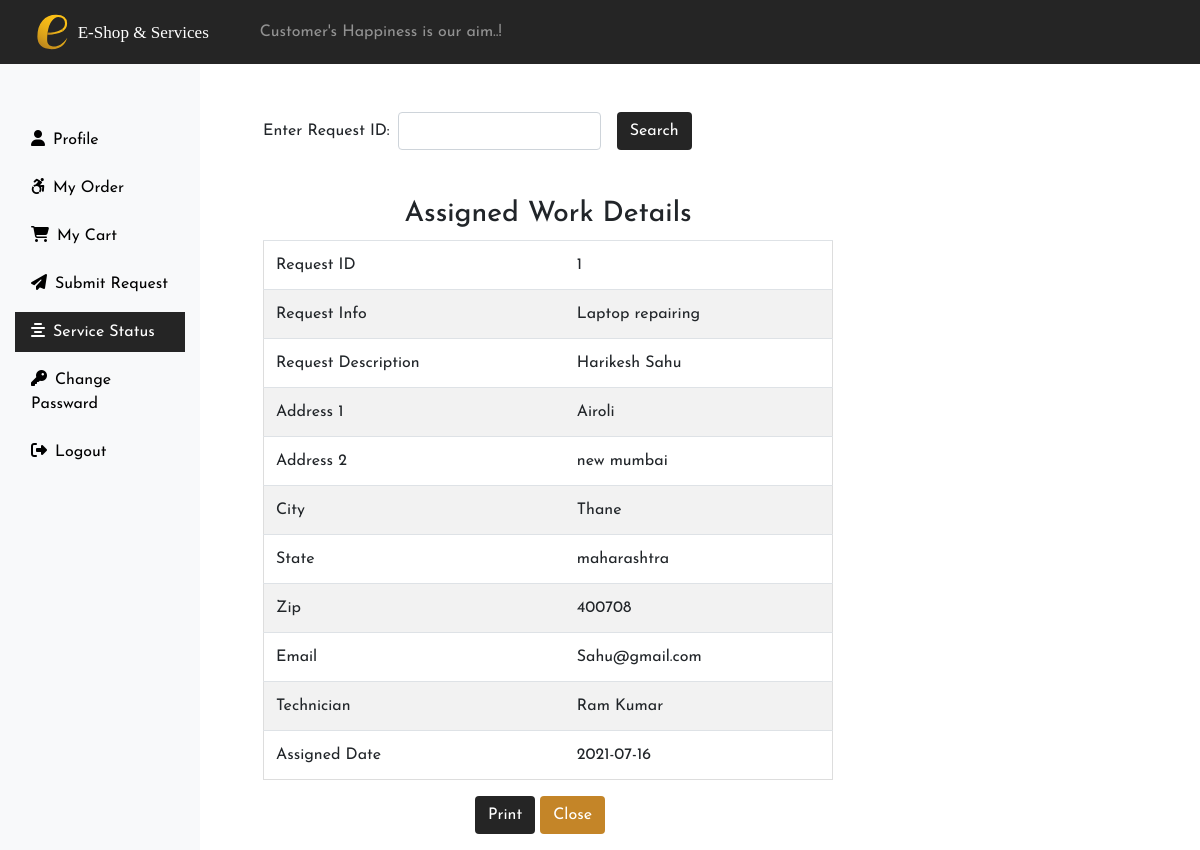
Screenshot of /Requester/status.php?checked=1 (signed in) with the database file from the repository.
### tables this page shows
CREATE TABLE IF NOT EXISTS `assign` (
  `aid` int(11) NOT NULL AUTO_INCREMENT,
  `rid` int(11) NOT NULL,
  `request` varchar(255) NOT NULL,
  `description` varchar(255) NOT NULL,
  `name` varchar(255) NOT NULL,
  `address1` varchar(255) NOT NULL,
  `address2` varchar(255) NOT NULL,
  `city` varchar(255) NOT NULL,
  `state` varchar(255) NOT NULL,
  `zip` varchar(255) NOT NULL,
  `email` varchar(255) NOT NULL,
  `mobile` varchar(255) NOT NULL,
  `assign` varchar(255) NOT NULL,
  `date` varchar(255) NOT NULL,
  PRIMARY KEY (`aid`)
);

### Requester/status.php (the view, shortened to what this page needs)
<?php
include('includes/header.php');
include('../connection.php');
?>
<div class="col-sm-6 mt-5 mx-5">
    <form action="" method="post" class="form-inline d-print-none">
        <div class="form-group mr-3">
            <label for="checklist" class="mr-2">Enter Request ID:</label>
            <input type="number" name="checked" id="checked" class="form-control">
        </div>
        <button type="submit" class="btn " name="submit">Search</button>
    </form>
    <?php
        if(isset($_REQUEST['checked'])){
            if($_REQUEST['checked'] == ""){
                $regmsg = '<div class="alert alert-primary mt-2" role="alert">Please Enter the Request ID..</div>';
            }else{
        $sql = "SELECT * FROM `assign` WHERE rid = {$_REQUEST['checked']} ";
        $result= $conn->query($sql);
        $row = $result->fetch_assoc();
       if(($row['rid'] == $_REQUEST['checked'])) {
    ?>
    <h3 class="text-center mt-5"> Assigned Work Details</h3>
        <table class="table table-boardered">
            <tbody>
                <tr>
                    <td>Request ID</td>
                    <td><?php if(isset($row['rid'])){echo $row['rid'];} ?></td>
                </tr>
                <tr>
                    <td>Request Info</td>
                    <td><?php if(isset($row['request'])){echo $row['request'];} ?></td>
                </tr>
                <tr>
                    <td>Request Description</td>
                    <td><?php if(isset($row['name'])){echo $row['name'];} ?></td>
                </tr>
                <tr>
                    <td>Address 1</td>
                    <td><?php if(isset($row['address1'])){echo $row['address1'];} ?></td>
                </tr>
                <tr>
                    <td>Address 2</td>
                    <td><?php if(isset($row['address2'])){echo $row['address2'];} ?></td>
                </tr>
                <tr>
                    <td>City</td>
                    <td><?php if(isset($row['city'])){echo $row['city'];} ?></td>
                </tr>
                <tr>
                    <td>State</td>
                    <td><?php if(isset($row['state'])){echo $row['state'];} ?></td>
                </tr>
                <tr>
                    <td>Zip</td>
                    <td><?php if(isset($row['zip'])){echo $row['zip'];} ?></td>
                </tr>
                <tr>
                    <td>Email</td>
                    <td><?php if(isset($row['email'])){echo $row['email'];} ?></td>
                </tr>
                <tr>
                    <td>Technician</td>
                    <td><?php if(isset($row['assign'])){echo $row['assign'];} ?></td>
                </tr>
                <tr>
                    <td>Assigned Date</td>
                    <td><?php if(isset($row['date'])){echo $row['date'];} ?></td>
                </tr>
            </tbody>
        </table>
        <div class="text-center">
            <form action="" method="post" class="mb-3 mr-3 d-print-none">
                <input type="submit" name="" id="" value="Print" class="btn " onClick="window.print()">
                <input type="submit" value="Close" class="btn btn1">
            </form>
        </div>
    <?php }else{
        echo '<div class="alert alert-info mt-4">Your Request is Still Pending..</div>';
    }
    }
 }?>
</div>
<?php
include('includes/footer.php');
?>

### css/portalStyle.css (style rules this page uses)
body { overflow-x: hidden; }
table { border-collapse: collapse; border-spacing: 0; width: 100%; border: 1px solid #ddd; }
th, td { text-align: left; padding: 16px; }
tr:nth-child(even) { background-color: #f2f2f2; }
* { margin: 0; padding: 0; box-sizing: border-box; font-family: 'Josefin Sans', sans-serif; }
.btn { background-color:#252525; color:#fff; }
.btn1 { background-color:#c48528; color:#fff; }

### rows the page displays
assign: rid "1", request "Laptop repairing", name "Harikesh Sahu", address1 "Airoli", address2 "new mumbai", city "Thane", state "maharashtra", zip "400708", email "Sahu@gmail.com", assign "Ram Kumar", date "2021-07-16"
